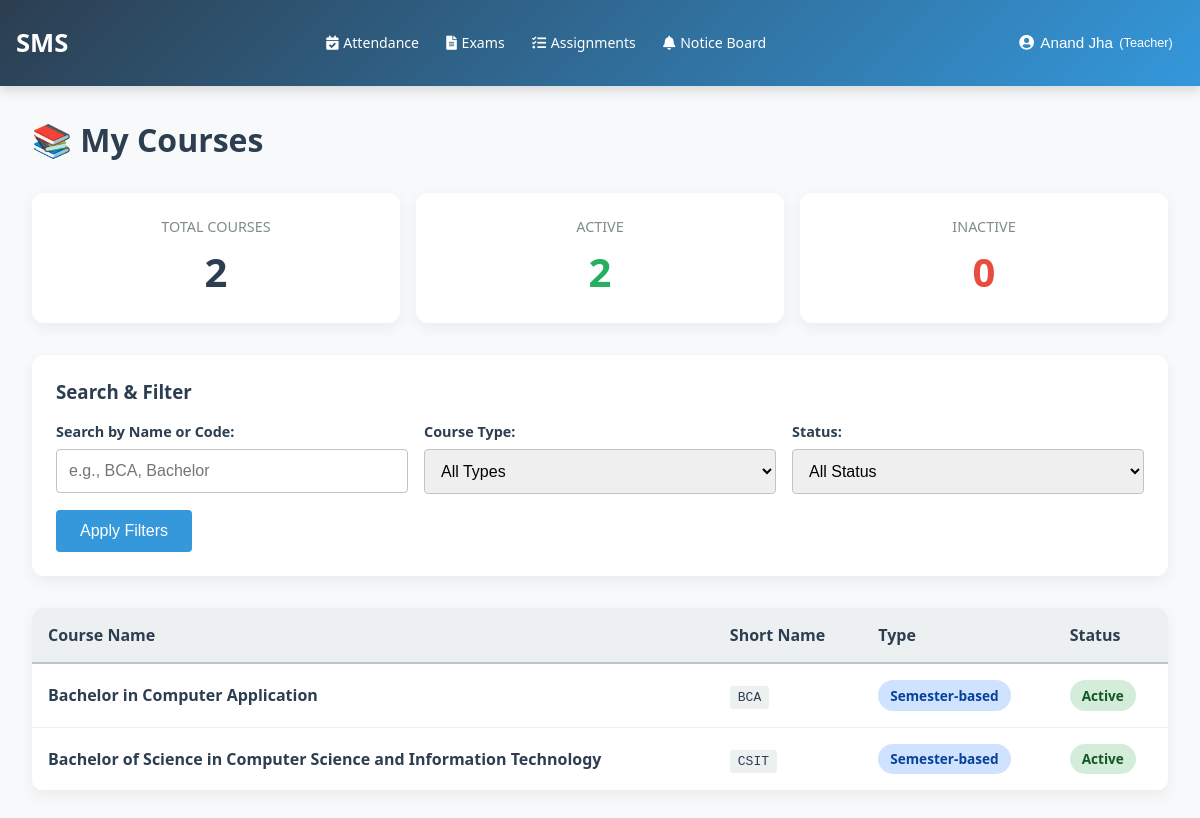
The page /courses/my-courses/ (signed in) on the database its author committed.
### accounts/models.py (models this page shows, shortened)
class User(AbstractUser):
    ROLE_CHOICES = (
        ('admin', 'Admin'),
        ('teacher', 'Teacher'),
        ('student', 'Student'),
        ('guardian', 'Guardian'),
    )
    username = None
    email = models.EmailField(
        unique=True,
        validators=[email_validator],
        verbose_name="Email ID",
        help_text="Enter a valid email address"
    )
    role = models.CharField(
        max_length=20,
        choices=ROLE_CHOICES,
        default='student',
        verbose_name="User Role"
    )
    is_verified = models.BooleanField(default=False, verbose_name="Email Verified")
    created_by = models.ForeignKey(
        'self',
        on_delete=models.SET_NULL,
        null=True,
        blank=True,
        related_name='created_users',
        verbose_name="Created By"
    )
    date_created = models.DateTimeField(auto_now_add=True, verbose_name="Account Created")
    first_name = models.CharField(
        max_length=30,
        validators=[name_validator, validate_no_numbers],
        verbose_name="First Name",
        help_text="Enter first name without numbers"
    )
    last_name = models.CharField(
        max_length=30,
        validators=[name_validator, validate_no_numbers],
        verbose_name="Last Name",
        help_text="Enter last name without numbers"
    )
    phone_number = models.CharField(
        validators=[phone_validator, validate_no_letters_in_phone],
        max_length=17,
        blank=True,
        verbose_name="Phone Number",
        help_text="Enter phone number (9-15 digits, optional +)"
    )
    USERNAME_FIELD = 'email'
    REQUIRED_FIELDS = ['first_name', 'last_name']
    objects = CustomUserManager()
    class Meta:
        verbose_name = "User"
        verbose_name_plural = "Users"
        ordering = ['-date_created']
    @property
    def is_teacher(self):
        return self.role == 'teacher'

### courses/models.py (models this page shows, shortened)
class Course(models.Model):
    COURSE_TYPES = (
        ('semester', 'Semester-based'),
        ('yearly', 'Yearly-based'),
    )
    name = models.CharField(
        max_length=200,
        unique=True,
        verbose_name="Course Name",
        help_text="Full name of the course"
    )
    short_name = models.CharField(
        max_length=50,
        unique=True,
        verbose_name="Short Name",
        help_text="Abbreviated name (must be unique)"
    )
    course_type = models.CharField(
        max_length=20,
        choices=COURSE_TYPES,
        default='semester',
        verbose_name="Course Type"
    )
    is_active = models.BooleanField(
        default=True,
        verbose_name="Active"
    )
    created_at = models.DateTimeField(auto_now_add=True)
    updated_at = models.DateTimeField(auto_now=True)
    class Meta:
        ordering = ['name']
        verbose_name = "Course"
        verbose_name_plural = "Courses"

### courses/views.py (the view)
# urls.py: path('my-courses/', views.placeholder_view, name='teacher_courses'),
@login_required
def teacher_courses(request):
    if not request.user.is_teacher:
        return redirect('login')
    courses = Course.objects.filter(subjects__teacher=request.user).distinct().order_by('name')
    search = request.GET.get('search', '')
    course_type = request.GET.get('type', '')
    status = request.GET.get('status', '')
    if search:
        courses = courses.filter(
            Q(name__icontains=search) |
            Q(short_name__icontains=search)
        )
    if course_type:
        courses = courses.filter(course_type=course_type)
    if status == 'active':
        courses = courses.filter(is_active=True)
    elif status == 'inactive':
        courses = courses.filter(is_active=False)
    active_count = courses.filter(is_active=True).count()
    inactive_count = courses.filter(is_active=False).count()
    total_count = courses.count()
    context = {
        'courses': courses,
        'search_query': search,
        'type_filter': course_type,
        'status_filter': status,
        'active_count': active_count,
        'inactive_count': inactive_count,
        'total_count': total_count,
        'is_teacher_view': True,
    }
    return render(request, 'courses/teacher_courses.html', context)

### templates/courses/teacher_courses.html (shortened to what this page needs)
{% extends 'base.html' %}
{% block content %}
<div class="page-header">
    <h1 class="page-title">📚 My Courses</h1>
</div>
<div class="stat-row">
    <div class="stat-card">
        <div class="stat-label">Total Courses</div>
        <div class="stat-value">{{ total_count }}</div>
    </div>
    <div class="stat-card">
        <div class="stat-label">Active</div>
        <div class="stat-value" style="color: #27ae60;">{{ active_count }}</div>
    </div>
    <div class="stat-card">
        <div class="stat-label">Inactive</div>
        <div class="stat-value" style="color: #e74c3c;">{{ inactive_count }}</div>
    </div>
</div>
<div class="filter-section">
    <h3 style="margin-top: 0; color: #2c3e50;">Search & Filter</h3>
    <form method="GET" class="filter-form">
        <div class="filter-row">
            <div class="form-group">
                <label for="search">Search by Name or Code:</label>
                <input type="text" id="search" name="search" value="{{ search_query }}" placeholder="e.g., BCA, Bachelor">
            </div>
            <div class="form-group">
                <label for="type">Course Type:</label>
                <select id="type" name="type">
                    <option value="">All Types</option>
                </select>
            </div>
            <div class="form-group">
                <label for="status">Status:</label>
                <select id="status" name="status">
                    <option value="">All Status</option>
                </select>
            </div>
        </div>
        <div>
            {% if search_query or type_filter or status_filter %}
                <button type="submit" class="btn-filter">Apply Filters</button>
                <a href="{% url 'courses:teacher_courses' %}" class="btn-reset">Clear Filters</a>
            {% else %}
                <button type="submit" class="btn-filter">Apply Filters</button>
            {% endif %}
        </div>
    </form>
</div>
{% if courses %}
    <div class="table-wrapper">
        <table>
            <thead>
                <tr>
                    <th>Course Name</th>
                    <th>Short Name</th>
                    <th>Type</th>
                    <th>Status</th>
                </tr>
            </thead>
            <tbody>
                {% for course in courses %}
                    <tr>
                        <td><strong>{{ course.name }}</strong></td>
                        <td><code style="background: #ecf0f1; padding: 0.25rem 0.5rem; border-radius: 3px;">{{ course.short_name }}</code></td>
                        <td><span class="badge {% if course.course_type == 'semester' %}badge-semester{% else %}badge-yearly{% endif %}">{{ course.get_course_type_display }}</span></td>
                        <td><span class="badge {% if course.is_active %}badge-active{% else %}badge-inactive{% endif %}">{% if course.is_active %}Active{% else %}Inactive{% endif %}</span></td>
                    </tr>
                {% endfor %}
            </tbody>
        </table>
    </div>
{% else %}
    <div class="table-wrapper">
        <div class="no-data">
            <p>You haven't been assigned to any courses yet.</p>
        </div>
    </div>
{% endif %}
{% endblock %}

### templates/base.html (shortened to what this page needs)
{% load static %}
<!DOCTYPE html>
<html lang="en">
<head>
    <link rel="stylesheet" href="https://cdnjs.cloudflare.com/ajax/libs/font-awesome/5.15.4/css/all.min.css">
    <link rel="stylesheet" href="{% static 'css/base.css' %}">
</head>
<body>
    <nav class="navbar">
        <a href="{% url 'dashboard_redirect' %}" class="navbar-brand">SMS</a>
        {% if user.is_authenticated %}
            <ul class="nav-menu">
                {% if user.role == 'admin' or user.is_superuser %}
                    <li><a href="{% url 'courses:course_list' %}" {% if 'courses' in request.path %}class="active"{% endif %}><i class="fas fa-book"></i> Course</a></li>
                    <li><a href="{% url 'batch_list' %}" {% if 'batches' in request.path %}class="active"{% endif %}><i class="fas fa-layer-group"></i> Batch</a></li>
                    <li><a href="{% url 'teacher_list' %}" {% if 'teachers' in request.path %}class="active"{% endif %}><i class="fas fa-chalkboard-teacher"></i> Teacher</a></li>
                    <li><a href="{% url 'student_list' %}" {% if 'students' in request.path %}class="active"{% endif %}><i class="fas fa-user-graduate"></i> Student</a></li>
                    <li><a href="{% url 'attendance:attendance_session_list' %}" {% if 'attendance' in request.path %}class="active"{% endif %}><i class="fas fa-calendar-check"></i> Attendance</a></li>
                    <li><a href="#"><i class="fas fa-file-alt"></i> Exam</a></li>
                    <li><a href="#"><i class="fas fa-tasks"></i> Assignment</a></li>
                    <li class="dropdown">
                        <a href="{% url 'noticeboard:notice_list' %}" {% if 'noticeboard' in request.path %}class="active"{% endif %}><i class="fas fa-bell"></i> Notice Board</a>
                        <ul class="dropdown-submenu">
                            <li><a href="{% url 'noticeboard:notice_list' %}"><i class="fas fa-list"></i> View Notices</a></li>
                            <li><a href="{% url 'noticeboard:create_notice' %}"><i class="fas fa-plus"></i> Create Notice</a></li>
                        </ul>
                    </li>
                {% elif user.role == 'teacher' %}
                    <li><a href="{% url 'attendance:teacher_attendance' %}"><i class="fas fa-calendar-check"></i> Attendance</a></li>
                    <li><a href="{% url 'attendance:teacher_exams' %}"><i class="fas fa-file-alt"></i> Exams</a></li>
                    <li><a href="{% url 'attendance:teacher_assignments' %}"><i class="fas fa-tasks"></i> Assignments</a></li>
                    <li class="dropdown">
                        <a href="{% url 'noticeboard:notice_list' %}" {% if 'noticeboard' in request.path %}class="active"{% endif %}><i class="fas fa-bell"></i> Notice Board</a>
                    </li>
                {% endif %}
            </ul>
        {% endif %}
        {% if user.is_authenticated %}
            <div class="profile-dropdown">
                <button class="profile-btn">
                    <i class="fas fa-user-circle"></i>
                    {{ user.get_full_name|default:user.email }}
                    <small>({{ user.get_role_display|default:user.role }})</small>
                </button>
            </div>
        {% endif %}
    </nav>
    <main>
        {% block content %}
        {% endblock %}
    </main>
</body>
</html>

### static/css/base.css (style rules this page uses)
body { font-family: 'Segoe UI', Tahoma, Geneva, Verdana, sans-serif; margin: 0; background-color: #f8f9fa; color: #2c3e50; }
.navbar { background: linear-gradient(135deg, #2c3e50, #3498db); padding: 0.8rem 1rem; display: flex; justify-content: space-between; align-items: center; box-shadow: 0 4px 12px rgba(0,0,0,0.15); flex-wrap: nowrap; min-height: 60px; }
.navbar-brand { color: white; font-size: 1.6rem; font-weight: bold; text-decoration: none; white-space: nowrap; margin-right: 1rem; }
.nav-menu { display: flex; list-style: none; margin: 0; padding: 0; gap: 0.6rem; }
.nav-menu li a { color: white; text-decoration: none; font-size: 0.92rem; padding: 0.4rem 0.7rem; border-radius: 6px; transition: all 0.3s; display: flex; align-items: center; gap: 0.3rem; white-space: nowrap; }
.profile-dropdown { position: relative; }
.profile-btn { background: none; border: none; color: white; font-size: 0.95rem; cursor: pointer; display: flex; align-items: center; gap: 0.4rem; padding: 0.4rem 0.7rem; border-radius: 6px; transition: background 0.3s; white-space: nowrap; max-width: 200px; overflow: hidden; text-overflow: ellipsis; }
.nav-menu .dropdown { position: relative; }
main { padding: 2rem; min-height: calc(100vh - 70px); }
@media (max-width: 1400px) { .nav-menu { gap: 0.5rem; } }
@media (max-width: 1400px) { .nav-menu li a { font-size: 0.88rem; padding: 0.35rem 0.6rem; } }

### templates/courses/teacher_courses.html (style rules this page uses)
.page-header { display: flex; justify-content: space-between; align-items: center; margin-bottom: 2rem; flex-wrap: wrap; gap: 1rem; }
.page-title { font-size: 2rem; color: #2c3e50; margin: 0; }
.stat-row { display: grid; grid-template-columns: repeat(auto-fit, minmax(200px, 1fr)); gap: 1rem; margin-bottom: 2rem; }
.stat-card { background: white; padding: 1.5rem; border-radius: 12px; box-shadow: 0 5px 15px rgba(0,0,0,0.06); text-align: center; }
.stat-label { color: #7f8c8d; font-size: 0.9rem; text-transform: uppercase; margin-bottom: 0.5rem; }
.stat-value { font-size: 2.5rem; color: #2c3e50; font-weight: 700; }
.filter-section { background: white; padding: 1.5rem; border-radius: 12px; margin-bottom: 2rem; box-shadow: 0 5px 15px rgba(0,0,0,0.06); }
.filter-row { display: grid; grid-template-columns: repeat(auto-fit, minmax(250px, 1fr)); gap: 1rem; margin-bottom: 1rem; }
.form-group { display: flex; flex-direction: column; }
.form-group label { font-size: 0.9rem; color: #2c3e50; margin-bottom: 0.5rem; font-weight: 600; }
.form-group input, .form-group select { padding: 0.75rem; border: 1px solid #bdc3c7; border-radius: 4px; font-size: 1rem; box-sizing: border-box; }
.table-wrapper { background: white; border-radius: 12px; box-shadow: 0 5px 15px rgba(0,0,0,0.06); overflow: hidden; }
table { width: 100%; border-collapse: collapse; }
th { background: #ecf0f1; padding: 1rem; text-align: left; font-weight: 600; color: #2c3e50; border-bottom: 2px solid #bdc3c7; }
td { padding: 1rem; border-bottom: 1px solid #ecf0f1; }
.badge { display: inline-block; padding: 0.35rem 0.75rem; border-radius: 20px; font-size: 0.85rem; font-weight: 600; }
.badge-active { background: #d4edda; color: #155724; }
.badge-semester { background: #cfe2ff; color: #084298; }
.btn-filter { background: #3498db; color: white; padding: 0.75rem 1.5rem; border: none; border-radius: 4px; cursor: pointer; font-size: 1rem; }

### rows shown on the page
User: get_full_name "Anand Jha", role "Teacher"
Course: name "Bachelor in Computer Application", short_name "BCA", course_type "Semester-based", is_active "Active"
Course: name "Bachelor of Science in Computer Science and Information Technology", short_name "CSIT", course_type "Semester-based", is_active "Active"

### other values the page prints
{{ total_count }} "2"
{{ active_count }} "2"
{{ inactive_count }} "0"
